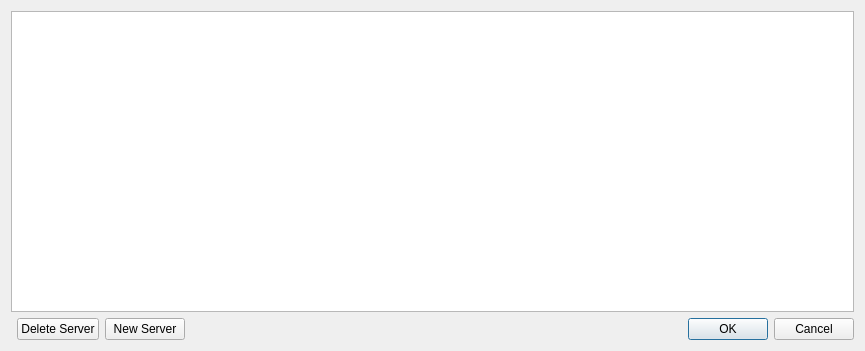
<?xml version="1.0" encoding="UTF-8"?>
<ui version="4.0">
 <class>Domains_Manager</class>
 <widget class="QDialog" name="Domains_Manager">
  <property name="windowModality">
   <enum>Qt::ApplicationModal</enum>
  </property>
  <property name="geometry">
   <rect>
    <x>0</x>
    <y>0</y>
    <width>865</width>
    <height>351</height>
   </rect>
  </property>
  <property name="windowTitle">
   <string>Domains Management</string>
  </property>
  <layout class="QGridLayout" name="gridLayout">
   <item row="1" column="1">
    <widget class="QPushButton" name="Delete_Server_Button">
     <property name="text">
      <string>Delete Server</string>
     </property>
    </widget>
   </item>
   <item row="1" column="3">
    <widget class="QDialogButtonBox" name="Control_Buttons">
     <property name="orientation">
      <enum>Qt::Horizontal</enum>
     </property>
     <property name="standardButtons">
      <set>QDialogButtonBox::Cancel|QDialogButtonBox::Ok</set>
     </property>
    </widget>
   </item>
   <item row="1" column="2">
    <widget class="QPushButton" name="New_Server_Button">
     <property name="text">
      <string>New Server</string>
     </property>
    </widget>
   </item>
   <item row="0" column="0" colspan="4">
    <widget class="QTableView" name="Saved_Servers_List"/>
   </item>
  </layout>
 </widget>
 <resources/>
 <connections>
  <connection>
   <sender>Control_Buttons</sender>
   <signal>accepted()</signal>
   <receiver>Domains_Manager</receiver>
   <slot>accept()</slot>
   <hints>
    <hint type="sourcelabel">
     <x>248</x>
     <y>254</y>
    </hint>
    <hint type="destinationlabel">
     <x>157</x>
     <y>274</y>
    </hint>
   </hints>
  </connection>
  <connection>
   <sender>Control_Buttons</sender>
   <signal>rejected()</signal>
   <receiver>Domains_Manager</receiver>
   <slot>reject()</slot>
   <hints>
    <hint type="sourcelabel">
     <x>316</x>
     <y>260</y>
    </hint>
    <hint type="destinationlabel">
     <x>286</x>
     <y>274</y>
    </hint>
   </hints>
  </connection>
 </connections>
</ui>
